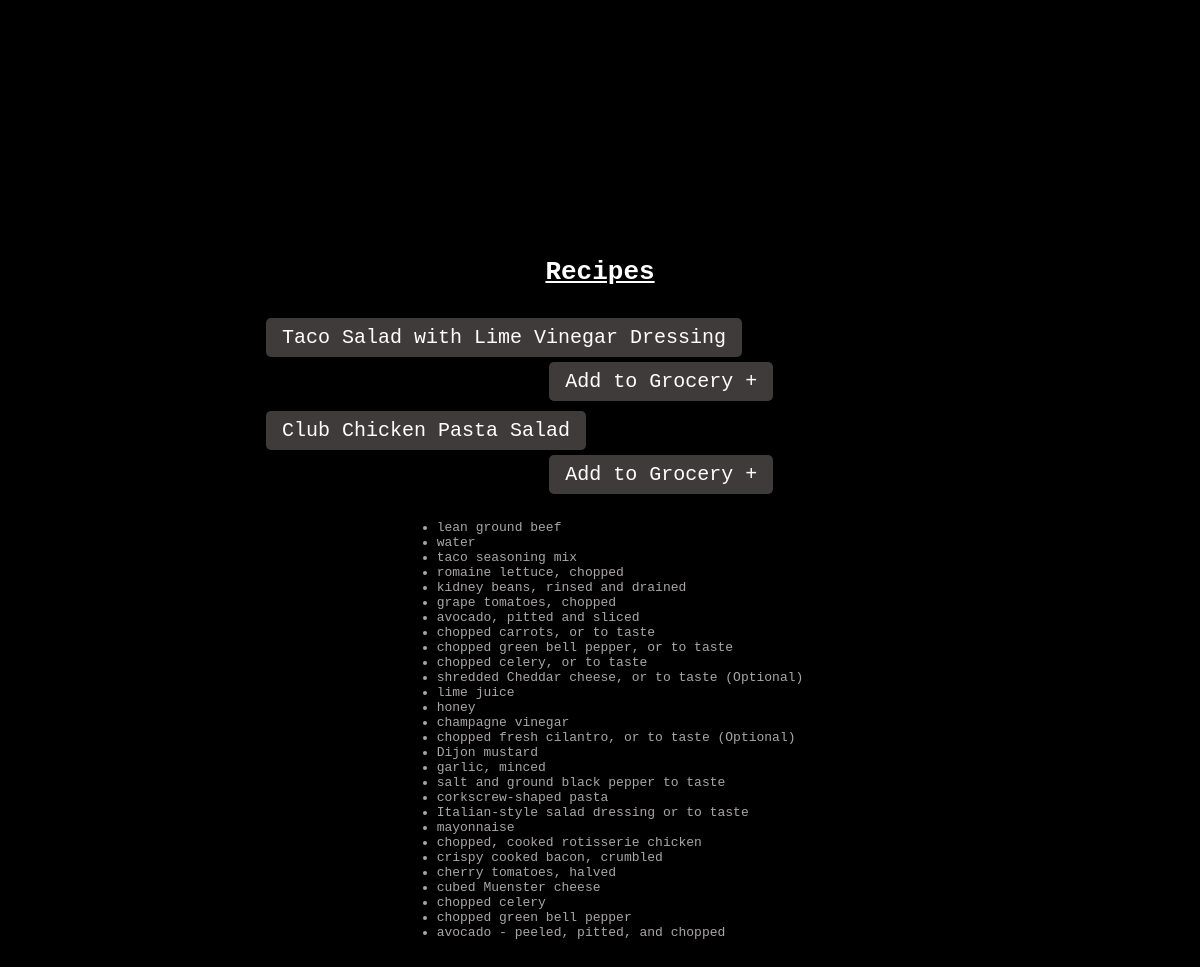
The app's page /groceries-fetch (signed in) with its own data.
### app_logic/models.py (models this page shows)
class Recipe(db.Model):
    __tablename__ = 'recipes'
    id = db.Column(db.Integer, primary_key=True)
    title = db.Column(db.String(128), nullable=False)
    url = db.Column(db.String(256), unique=True, nullable=True)
    user_id = db.Column(db.Integer, db.ForeignKey('users.id'), nullable=False)
    user = db.relationship(
        'Users',
        back_populates='recipes'
    )
    ingredients = db.relationship(
        'Ingredient',
        back_populates='recipe',
        cascade='all, delete-orphan',
        lazy='dynamic'
    )
    steps = db.relationship(
        'Step',
        back_populates='recipe',
        cascade='all, delete-orphan',
        lazy='dynamic'
    )

class Ingredient(db.Model):
    __tablename__ = 'ingredients'
    id = db.Column(db.Integer, primary_key=True)
    name = db.Column(db.String(128), nullable=False)
    recipe_id = db.Column(db.Integer, db.ForeignKey('recipes.id'), nullable=False)
    quantity = db.Column(db.Float)
    unit = db.Column(db.String(128))
    recipe = db.relationship('Recipe', back_populates='ingredients')

### app_logic/routes.py (the view)
@main.route('/groceries-fetch', methods=['GET'])
@login_required
def groceryfetch():
    recipes =  current_user.grocery_recipes.all()
    groceries = [
        {
            'name': ing.name,
            'unit': ing.unit,
            'quantity': ing.quantity
        }
        for recipe in recipes
        for ing in recipe.ingredients
    ]
    allrecipes = current_user.recipes.all()
    return render_template(
        'bookviewer.html',
        recipes=allrecipes,
        groceries=groceries
    )

### app_logic/routes.py (called while the page is built)
@login_manager.user_loader
def load_user(user_id):
    return Users.query.get(int(user_id))

### app_logic/templates/bookviewer.html (shortened to what this page needs)
<!DOCTYPE html>
<html lang="en">
<head>
   <link rel="stylesheet"href="{{ url_for('static', filename='css/base.css') }}">
</head>
<body>
<h1 class="recipe-book-header"><u>Recipes</u> </h1>
<ul class="recipe-list">
  {% for recipe in recipes %}
    <li class="recipe-entry">
      <a
        class="hero_btn"
        href="{{ url_for('main.view_recipe', recipe_id=recipe.id) }}">
        {{ recipe.title }}
      </a>
      <form
    action="{{ url_for('main.addtolist', recipe_id=recipe.id) }}"
    method="post"
    style="display:inline;"
  >
    <button type="submit" class="hero_btn">Add to Grocery +</button>
</form>
    </li>
  {% endfor %}
</ul>
<div class="grocery-list">
<ul>
{% for item in groceries %}
<li>{{item.name}}  </li>
{%endfor%}
</ul>
</div>
</body>
</html>

### app_logic/static/css/base.css (style rules this page uses)
:root { --color-primary: teal }
html { background: #000000; margin: 0; padding: 0; width: 100vw; height: 100vh; }
body { color: #aaa6a6; display: flex; flex-direction: column; margin-top: 12rem; font-family: monospace; background: black; padding: 3rem; align-items: center; }
h1 { color: white; }
form { margin-top: 100px auto 0; }
button { margin-left: 40%; margin-top: 5px; padding: 0.5rem 1rem; background: rgb(63, 59, 59); color: white; border: none; cursor: pointer; border-radius: 5px }
.hero_btn { display: inline-block; padding: 0.5rem 1rem; background: rgb(63, 59, 59); color: white; border: none; border-radius: 5px; font-size: 20px; font-family: monospace; text-decoration: none; text-align: center; cursor: pointer; transition: transform 0.1s, background-color 0.1s; }
.recipe-entry { list-style-type: none; }
.recipe-list { display: flex; flex-direction: column; gap: 10px; }

### records on screen
Recipe: title "Taco Salad with Lime Vinegar Dressing"
Recipe: title "Club Chicken Pasta Salad"
Ingredient: name "lean ground beef"
Ingredient: name "water"
Ingredient: name "taco seasoning mix"
Ingredient: name "romaine lettuce, chopped"
Ingredient: name "kidney beans, rinsed and drained"
Ingredient: name "grape tomatoes, chopped"
Ingredient: name "avocado, pitted and sliced"
Ingredient: name "chopped carrots, or to taste"
Ingredient: name "chopped green bell pepper, or to taste"
Ingredient: name "chopped celery, or to taste"
Ingredient: name "shredded Cheddar cheese, or to taste (Optional)"
Ingredient: name "lime juice"
Ingredient: name "honey"
Ingredient: name "champagne vinegar"
Ingredient: name "chopped fresh cilantro, or to taste (Optional)"
Ingredient: name "Dijon mustard"
Ingredient: name "garlic, minced"
Ingredient: name "salt and ground black pepper to taste"
Ingredient: name "corkscrew-shaped pasta"
Ingredient: name "Italian-style salad dressing or to taste"
Ingredient: name "mayonnaise"
Ingredient: name "chopped, cooked rotisserie chicken"
Ingredient: name "crispy cooked bacon, crumbled"
Ingredient: name "cherry tomatoes, halved"
Ingredient: name "cubed Muenster cheese"
Ingredient: name "chopped celery"
Ingredient: name "chopped green bell pepper"
Ingredient: name "avocado - peeled, pitted, and chopped"
